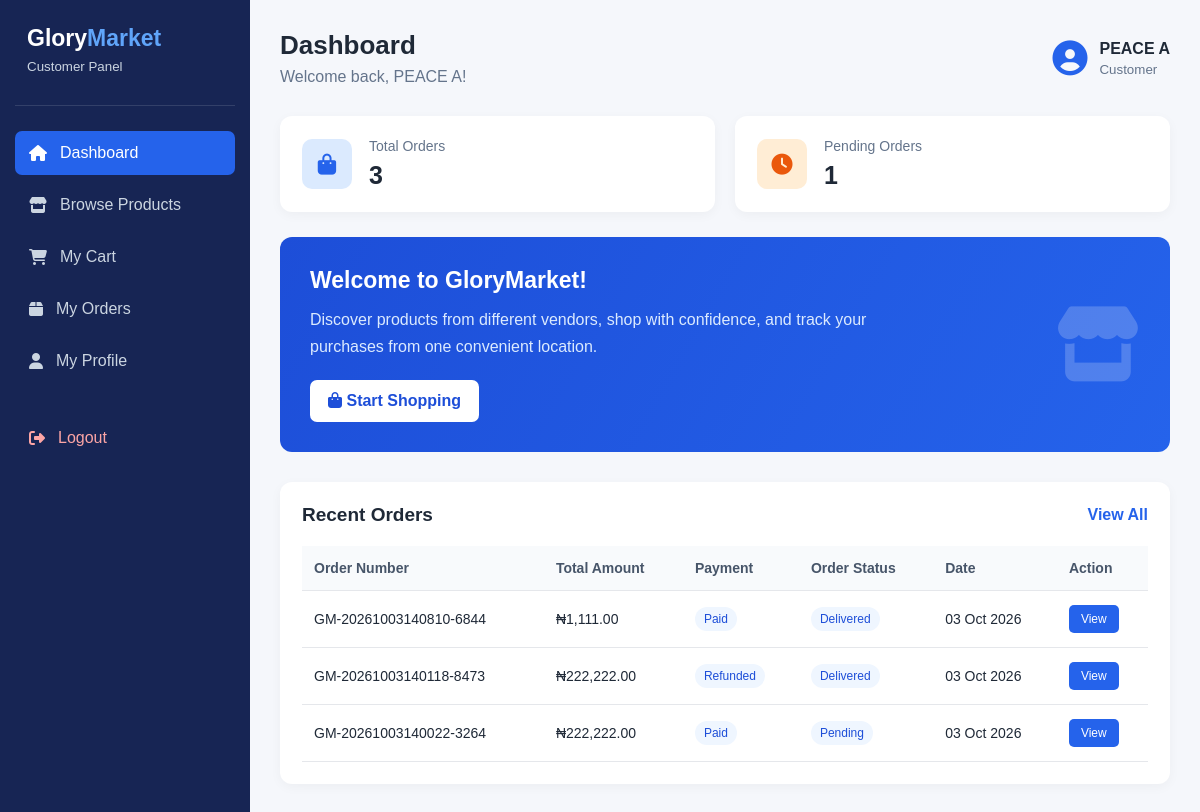
Page /customer/dashboard.php (signed in) on the committed database.
### tables this page shows
CREATE TABLE `orders` (
  `id` int(11) NOT NULL,
  `order_number` varchar(50) NOT NULL,
  `customer_id` int(11) NOT NULL,
  `subtotal` decimal(10,2) NOT NULL DEFAULT 0.00,
  `delivery_fee` decimal(10,2) NOT NULL DEFAULT 0.00,
  `discount` decimal(10,2) NOT NULL DEFAULT 0.00,
  `total_amount` decimal(10,2) NOT NULL DEFAULT 0.00,
  `payment_method` enum('pay_on_delivery','bank_transfer','card') NOT NULL DEFAULT 'pay_on_delivery',
  `payment_status` enum('pending','paid','failed','refunded') DEFAULT 'pending',
  `payment_verified_by` int(11) DEFAULT NULL,
  `payment_verified_at` datetime DEFAULT NULL,
  `refunded_by` int(11) DEFAULT NULL,
  `refunded_at` datetime DEFAULT NULL,
  `refund_reason` text DEFAULT NULL,
  `order_status` enum('pending','confirmed','processing','shipped','delivered','cancelled') DEFAULT 'pending',
  `vendor_confirmed` tinyint(1) NOT NULL DEFAULT 0,
  `delivery_address` text NOT NULL,
  `customer_note` text DEFAULT NULL,
  `created_at` timestamp NOT NULL DEFAULT current_timestamp(),
  `updated_at` timestamp NOT NULL DEFAULT current_timestamp() ON UPDATE current_timestamp()
);

### customer/dashboard.php (the view, shortened to what this page needs)
<?php
$pdo = getDbConnection();
$customer_id = (int) $_SESSION['user_id'];
$full_name = $_SESSION['full_name'] ?? 'Customer';
$stmt = $pdo->prepare("
    SELECT COUNT(*)
    FROM orders
    WHERE customer_id = ?
");
$stmt->execute([$customer_id]);
$total_orders = (int) $stmt->fetchColumn();
$stmt = $pdo->prepare("
    SELECT COUNT(*)
    FROM orders
    WHERE customer_id = ?
    AND order_status = 'pending'
");
$stmt->execute([$customer_id]);
$pending_orders = (int) $stmt->fetchColumn();
$stmt = $pdo->prepare("
    SELECT
        id,
        order_number,
        total_amount,
        payment_status,
        order_status,
        created_at
    FROM orders
    WHERE customer_id = ?
    ORDER BY created_at DESC
    LIMIT 5
");
$stmt->execute([$customer_id]);
$recent_orders = $stmt->fetchAll(PDO::FETCH_ASSOC);
?>
<!DOCTYPE html>
<html lang="en">
<head>
    <link rel="stylesheet" href="../assets/css/customer-dashboard.css">
    <link rel="stylesheet"
          href="https://cdnjs.cloudflare.com/ajax/libs/font-awesome/6.5.0/css/all.min.css">
</head>
<body>
<div class="customer-dashboard">
    <aside class="customer-sidebar">
        <div class="customer-brand">
            <h2>Glory<span>Market</span></h2>
            <small>Customer Panel</small>
        </div>
        <nav class="customer-nav">
            <a href="dashboard.php" class="active">
                <i class="fa-solid fa-house"></i>
                <span>Dashboard</span>
            </a>
            <a href="products.php">
                <i class="fa-solid fa-store"></i>
                <span>Browse Products</span>
            </a>
            <a href="cart.php">
                <i class="fa-solid fa-cart-shopping"></i>
                <span>My Cart</span>
            </a>
            <a href="orders.php">
                <i class="fa-solid fa-box"></i>
                <span>My Orders</span>
            </a>
            <a href="profile.php">
                <i class="fa-solid fa-user"></i>
                <span>My Profile</span>
            </a>
            <a href="../logout.php" class="logout-link">
                <i class="fa-solid fa-right-from-bracket"></i>
                <span>Logout</span>
            </a>
        </nav>
    </aside>
    <main class="customer-main">
        <header class="customer-topbar">
            <div>
                <h1>Dashboard</h1>
                <p>Welcome back, <?= htmlspecialchars($full_name) ?>!</p>
            </div>
            <div class="customer-profile">
                <i class="fa-solid fa-circle-user"></i>
                <div>
                    <strong><?= htmlspecialchars($full_name) ?></strong>
                    <small>Customer</small>
                </div>
            </div>
        </header>
        <section class="customer-stats">
            <div class="customer-stat-card">
                <div class="customer-stat-icon blue">
                    <i class="fa-solid fa-shopping-bag"></i>
                </div>
                <div>
                    <p>Total Orders</p>
                    <h2><?= number_format($total_orders) ?></h2>
                </div>
            </div>
            <div class="customer-stat-card">
                <div class="customer-stat-icon orange">
                    <i class="fa-solid fa-clock"></i>
                </div>
                <div>
                    <p>Pending Orders</p>
                    <h2><?= number_format($pending_orders) ?></h2>
                </div>
            </div>
        </section>
        <section class="customer-welcome">
            <div>
                <h2>Welcome to GloryMarket!</h2>
                <p>
                    Discover products from different vendors,
                    shop with confidence, and track your purchases
                    from one convenient location.
                </p>
                <a href="products.php" class="customer-primary-btn">
                    <i class="fa-solid fa-bag-shopping"></i>
                    Start Shopping
                </a>
            </div>
            <i class="fa-solid fa-store welcome-icon"></i>
        </section>
        <section class="customer-panel">
            <div class="customer-panel-header">
                <h2>Recent Orders</h2>
                <a href="orders.php">View All</a>
            </div>
            <div class="customer-table-wrapper">
                <table class="customer-table">
                    <thead>
                        <tr>
                            <th>Order Number</th>
                            <th>Total Amount</th>
                            <th>Payment</th>
                            <th>Order Status</th>
                            <th>Date</th>
                            <th>Action</th>
                        </tr>
                    </thead>
                    <tbody>
                    <?php if (count($recent_orders) > 0): ?>
                        <?php foreach ($recent_orders as $order): ?>
                            <tr>
                                <td>
                                    <?= htmlspecialchars($order['order_number']) ?>
                                </td>
                                <td>
                                    ₦<?= number_format((float)$order['total_amount'], 2) ?>
                                </td>
                                <td>
                                    <span class="customer-status">
                                        <?= htmlspecialchars(ucfirst($order['payment_status'] ?? 'pending')) ?>
                                    </span>
                                </td>
                                <td>
                                    <span class="customer-status">
                                        <?= htmlspecialchars(ucfirst($order['order_status'] ?? 'pending')) ?>
                                    </span>
                                </td>
                                <td>
                                    <?= htmlspecialchars(date(
                                        'd M Y',
                                        strtotime($order['created_at'])
                                    )) ?>
                                </td>
                                <td>
                                    <a
                                        href="order-view.php?id=<?= (int)$order['id'] ?>"
                                        class="customer-view-btn">
                                        View
                                    </a>
                                </td>
                            </tr>
                        <?php endforeach; ?>
                    <?php endif; ?>
                    </tbody>
                </table>
            </div>
        </section>
    </main>
</div>
</body>
</html>

### assets/css/customer-dashboard.css (style rules this page uses)
* { margin: 0; padding: 0; box-sizing: border-box; }
body { font-family: Arial, sans-serif; background: #f5f7fb; color: #1f2937; }
.customer-dashboard { display: flex; min-height: 100vh; }
.customer-sidebar { width: 250px; background: #172554; color: #fff; padding: 25px 15px; flex-shrink: 0; }
.customer-brand { padding: 0 12px 30px; border-bottom: 1px solid rgba(255,255,255,.12); }
.customer-brand h2 { font-size: 23px; margin-bottom: 5px; }
.customer-brand h2 span { color: #60a5fa; }
.customer-brand small { color: #cbd5e1; }
.customer-nav { display: flex; flex-direction: column; gap: 8px; margin-top: 25px; }
.customer-nav a { display: flex; align-items: center; gap: 13px; padding: 13px 14px; color: #cbd5e1; text-decoration: none; border-radius: 7px; transition: .2s; }
.customer-nav a:hover, .customer-nav a.active { background: #2563eb; color: #fff; }
.customer-nav .logout-link { margin-top: 25px; color: #fca5a5; }
.customer-main { flex: 1; min-width: 0; padding: 30px; }
.customer-topbar { display: flex; justify-content: space-between; align-items: center; gap: 20px; margin-bottom: 30px; }
.customer-topbar h1 { font-size: 26px; margin-bottom: 7px; }
.customer-topbar p { color: #64748b; }
.customer-profile { display: flex; align-items: center; gap: 12px; }
.customer-profile > i { font-size: 35px; color: #2563eb; }
.customer-profile div { display: flex; flex-direction: column; gap: 4px; }
.customer-profile small { color: #64748b; }
.customer-stats { display: grid; grid-template-columns: repeat(2, minmax(0, 1fr)); gap: 20px; margin-bottom: 25px; }
.customer-stat-card { background: #fff; border-radius: 12px; padding: 22px; display: flex; align-items: center; gap: 17px; box-shadow: 0 3px 12px rgba(0,0,0,.04); }
.customer-stat-icon { width: 50px; height: 50px; display: flex; justify-content: center; align-items: center; border-radius: 10px; font-size: 21px; }
.customer-stat-icon.blue { background: #dbeafe; color: #2563eb; }
.customer-stat-icon.orange { background: #ffedd5; color: #ea580c; }
.customer-stat-card p { color: #64748b; font-size: 14px; margin-bottom: 7px; }
.customer-stat-card h2 { font-size: 25px; }
.customer-welcome { background: linear-gradient(120deg, #1d4ed8, #2563eb); color: #fff; border-radius: 12px; padding: 30px; display: flex; justify-content: space-between; align-items: center; gap: 20px; margin-bottom: 30px; }
.customer-welcome h2 { font-size: 23px; margin-bottom: 12px; }
.customer-welcome p { max-width: 600px; line-height: 1.7; color: #dbeafe; margin-bottom: 20px; }
.welcome-icon { font-size: 75px; opacity: .2; }
.customer-primary-btn { display: inline-block; background: #fff; color: #1d4ed8; padding: 12px 18px; border-radius: 7px; text-decoration: none; font-weight: 600; }
.customer-panel { background: #fff; border-radius: 12px; padding: 22px; box-shadow: 0 3px 12px rgba(0,0,0,.04); }
.customer-panel-header { display: flex; justify-content: space-between; align-items: center; margin-bottom: 20px; }
.customer-panel-header h2 { font-size: 19px; }
.customer-panel-header a { color: #2563eb; text-decoration: none; font-weight: 600; }
.customer-table-wrapper { width: 100%; overflow-x: auto; }
.customer-table { width: 100%; border-collapse: collapse; white-space: nowrap; }
.customer-table th, .customer-table td { padding: 14px 12px; text-align: left; border-bottom: 1px solid #e5e7eb; font-size: 14px; }
.customer-table th { background: #f8fafc; color: #475569; }
.customer-status { display: inline-block; padding: 5px 9px; background: #eff6ff; color: #1d4ed8; border-radius: 20px; font-size: 12px; }
.customer-view-btn { display: inline-block; background: #2563eb; color: #fff; padding: 7px 12px; border-radius: 5px; text-decoration: none; font-size: 12px; }

### rows in the picture
orders: order_number "GM-20261003140810-6844", total_amount "1,111.00", payment_status "Paid", order_status "Delivered", created_at "03 Oct 2026"
orders: order_number "GM-20261003140118-8473", total_amount "222,222.00", payment_status "Refunded", order_status "Delivered", created_at "03 Oct 2026"
orders: order_number "GM-20261003140022-3264", total_amount "222,222.00", payment_status "Paid", order_status "Pending", created_at "03 Oct 2026"

### other values in the picture
$full_name "PEACE A"
$total_orders "3"
$pending_orders "1"
